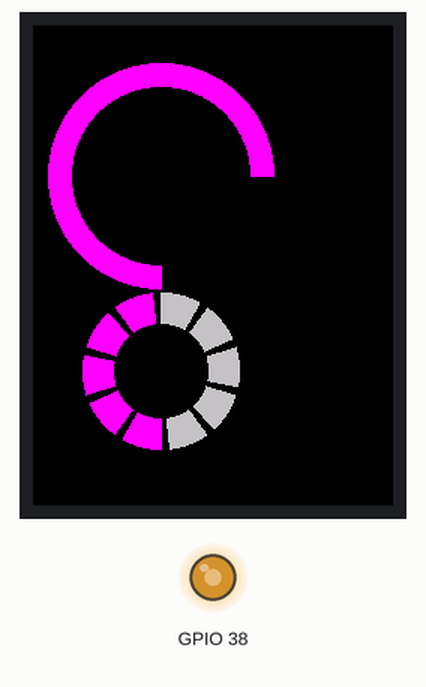
This sketch was run on a simulated ESP32. Parts: 240×320 colour display, output pins drawn as LEDs (lit = HIGH).

Above: at 0.4 s.

The sketch:

TutorialArc.ino
```cpp
#include <TFT_eSPI.h>
TFT_eSPI tft = TFT_eSPI();
TFT_eSprite sprite = TFT_eSprite(&tft);

int x=85;
int y=100;
int r1=75;
int r2=60;
int a1=0;
int a2=270;

void setup() {
  tft.init();
  tft.fillScreen(TFT_BLACK);
  sprite.createSprite(170,320);

     //brightness
     ledcSetup(0, 10000, 8);
     ledcAttachPin(38, 0);
     ledcWrite(0, 160);
}

void draw()
  {
    sprite.fillSprite(TFT_BLACK);
    sprite.drawSmoothArc(x, y, r1, r2, a1, a2, TFT_MAGENTA, TFT_BLACK);

    for(int i=0;i<10;i++)
    sprite.drawSmoothArc(x, 230, 52, 32, (i*36), ((i+1)*36)-6, TFT_SILVER, TFT_BLACK);

    for(int i=0;i<5;i++)
    sprite.drawSmoothArc(x, 230, 52, 32, (i*36), ((i+1)*36)-6, TFT_MAGENTA, TFT_BLACK);

    sprite.pushSprite(0,0);


  }

void loop() {
  draw();
}
```
